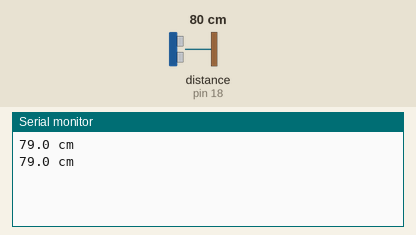
Simulated run of this sketch. Board: Arduino Uno, built with avr-gcc and run on an emulated ATmega328P. Shown: the last lines printed to the serial monitor. Wiring (inferred from the names in the program): ultrasonic range finder: trigger pin 5; echo pin 18. The inputs (shaded band) are chosen by the test bench; at power-on: distance to the obstacle (sensor on pin 18) 80 cm. The echo pulse lasts 58.3 µs per cm.

Above: at 1.2 s.
1.3 s: distance to the obstacle (sensor on pin 18) set to 2 cm
At 1.7 s:
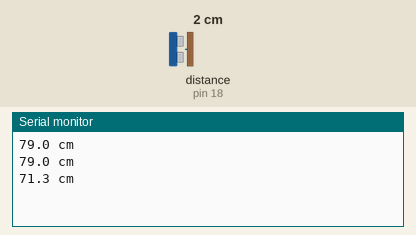
2.8 s: distance to the obstacle (sensor on pin 18) set to 4 cm
At 3.3 s:
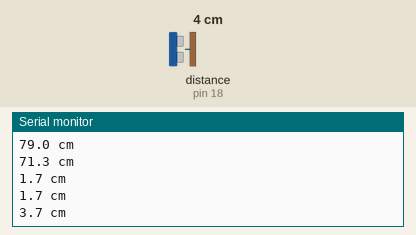
Timing chart, 0 to 5.8 s (numbered marks = the images above; inputs shaded):
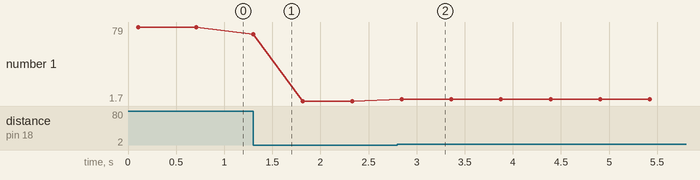

The sketch:

HC-SR04.ino
```cpp
//define sound speed in cm/uS
#define SOUND_SPEED 0.034
#define CM_TO_INCH 0.393701

const int trigPin = 5;
const int echoPin = 18;

// Define the moving average filter
const int MOV_AVG_LEN = 20;  // Length of the moving average filter
float moving_average[MOV_AVG_LEN];  // Array to store the moving average
int mov_avg_index = 0;  // Index for the moving average array

void setup()
{
  Serial.begin(9600);
  pinMode(trigPin, OUTPUT); // Sets the trigPin as an Output
  pinMode(echoPin, INPUT); // Sets the echoPin as an Input
}

void loop()
{
  long duration;
  float distanceCm;
  long total_distance = 0;  // Variable to store the total distance for averaging
  int num_readings = 20;  // Number of readings to average

  for (int i = 0; i < num_readings; i++) {
    digitalWrite(trigPin, LOW);
    delayMicroseconds(2);
    // Sets the trigPin on HIGH state for 10 micro seconds
    digitalWrite(trigPin, HIGH);
    delayMicroseconds(10);
    digitalWrite(trigPin, LOW);

    // Reads the echoPin, returns the sound wave travel time in microseconds
    duration = pulseIn(echoPin, HIGH);

    // Calculate the distance
    distanceCm = duration * SOUND_SPEED/2;
    total_distance += distanceCm;

    // Update the moving average filter using a circular buffer
    moving_average[mov_avg_index] = distanceCm;
    mov_avg_index = (mov_avg_index + 1) % MOV_AVG_LEN;
  }

  // Calculate the average distance
  float avg_distance = (float)total_distance / num_readings;

  // Calculate the filtered distance using the moving average filter
  float filtered_distance = 0;
  for (int i = 0; i < MOV_AVG_LEN; i++) {
    filtered_distance += moving_average[i];
  }
  filtered_distance /= MOV_AVG_LEN;

  // Display the filtered distance with 1 decimal place
  Serial.print(filtered_distance, 1);
  Serial.println(" cm");

  delay(500);
}
```

Measured:
- after the input at 1.3 s, the serial monitor: prints a new line at once (image 1)
- after the input at 2.8 s, the serial monitor: prints a new line after 0.05 s (image 2)
- plotted number 1: 79 → 1.7 after the input at 1.3 s, 1.7 → 3.7 after the input at 2.8 s
